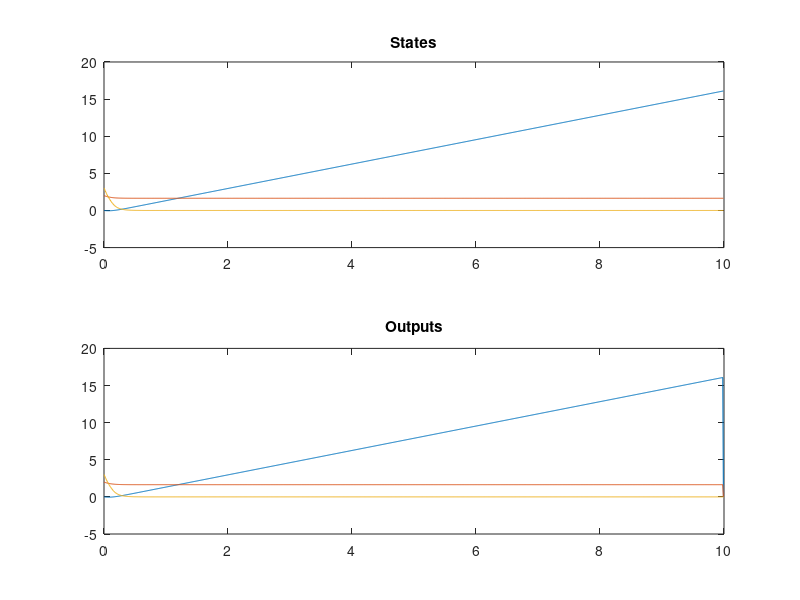

This chart was generated by the following MATLAB code:
% Define Constants 
T_eng = 0.46;
K_eng = @(t) 0.732; % Assuming delta K(t) is zero
F_s = @(s) 1.5*s/(s^2 + 3*s + 4);
T_brk = 0.193;
K_brk = @(t) 0.979; 
m = 1; % Specify mass
r_accel = 1; % Specify r_accel
a_thr_off = 1; % Specify a_thr_off
T_hw = 1; % Specify T_hw
rho_accel = 1/(1 + r_accel/m);

% Discretization Parameters
Ts = 0.01; % Sampling time
Tfinal = 10; % Final simulation time
N = Tfinal/Ts; % Number of time steps

% Initialization
x = zeros(3,N); % State matrix
y = zeros(3,N); % Output matrix
u = zeros(1,N); % Control signal
t = 0:Ts:Tfinal-Ts; % Time vector

x(:,1) = [0; 2; 3]; % Replace with your own initial condition
% Constants
Q = 100 * eye(3);
Q(1,1) = 0
R = 1;

% Control loop (RHC)
for k = 1:N-1
    % System Equations
    Af = @(u) (u >= a_thr_off) * -1/T_eng + (u < a_thr_off) * -1/T_brk;
    Bf = @(u) (u >= a_thr_off) * K_eng(t(k))/T_eng + (u < a_thr_off) * K_brk(t(k))/T_brk;
    A = [0, 1, -T_hw; 0, 0, -1; 0, 0, Af(u(k))];
    B = [0; 0; rho_accel*Bf(u(k))];
    
    % Euler's Method (Discretization)
    x(:,k+1) = x(:,k) + Ts * (A * x(:,k) + B * u(k));
    
    % Output Equation
    y(:,k) = [1, 0, 0; 0, 1, 0; 0, 0, 1] * x(:,k);
    
    % RHC Controller
    u_min = -2; % Specify the minimum control input
    u_max = 2; % Specify the maximum control input
    nu = 100; % Number of control inputs to test
    U = linspace(u_min, u_max, nu); % Discretize the control input
    J = zeros(1, nu); % Cost function
    
    for i = 1:nu
        % Predicted state
        x_pred = x(:,k+1) + Ts * (A * x(:,k+1) + B * U(i));
        
        % Cost function
        J(i) = x_pred'*Q*x_pred + U(i)'*R*U(i);
    end
    
    % Optimal control action
    [~, idx] = min(J);
    u(k+1) = U(idx);
end

% Plot results
figure;
subplot(2,1,1);
plot(t, x);
title('States');
subplot(2,1,2);
plot(t, y);
title('Outputs');

